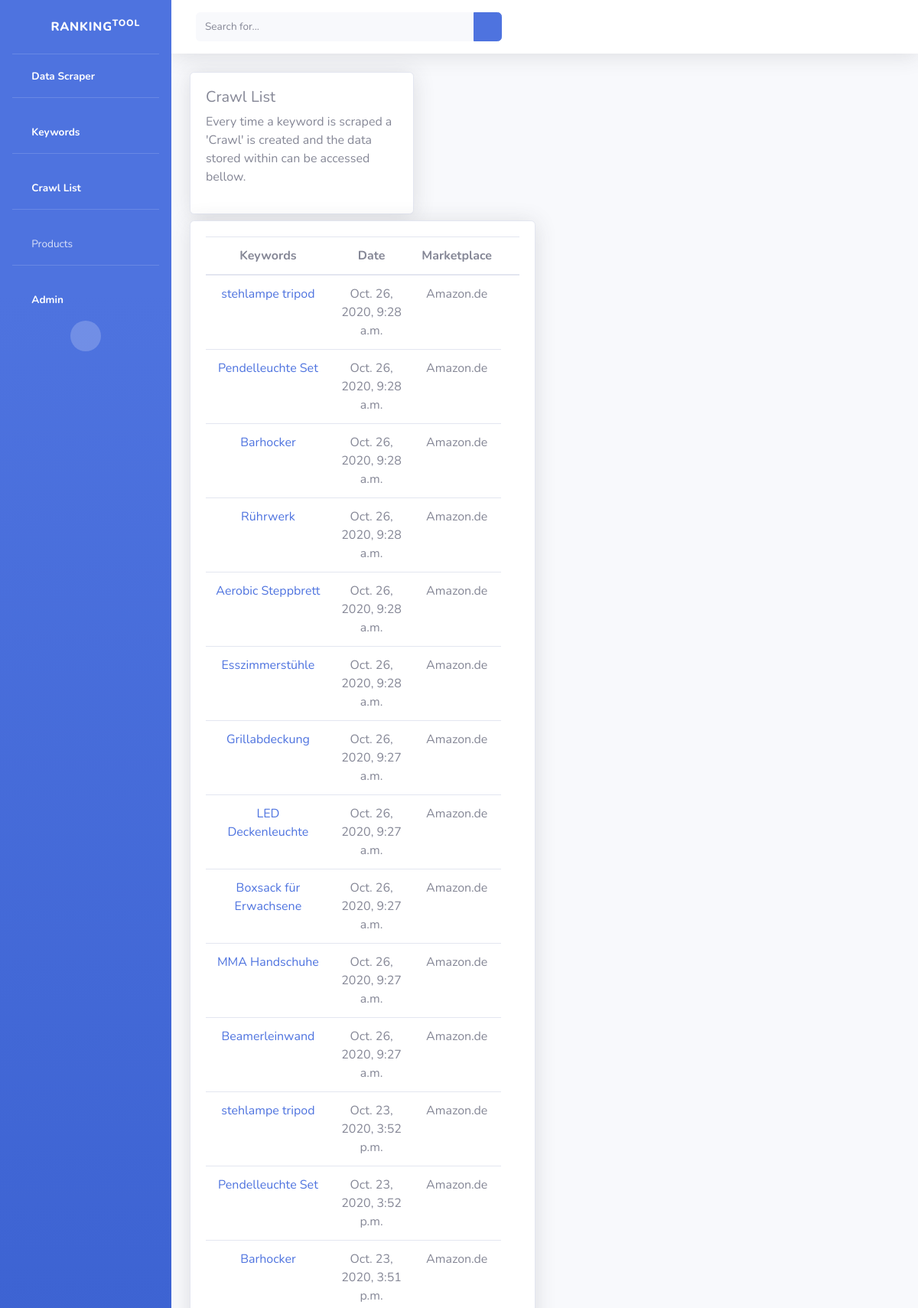
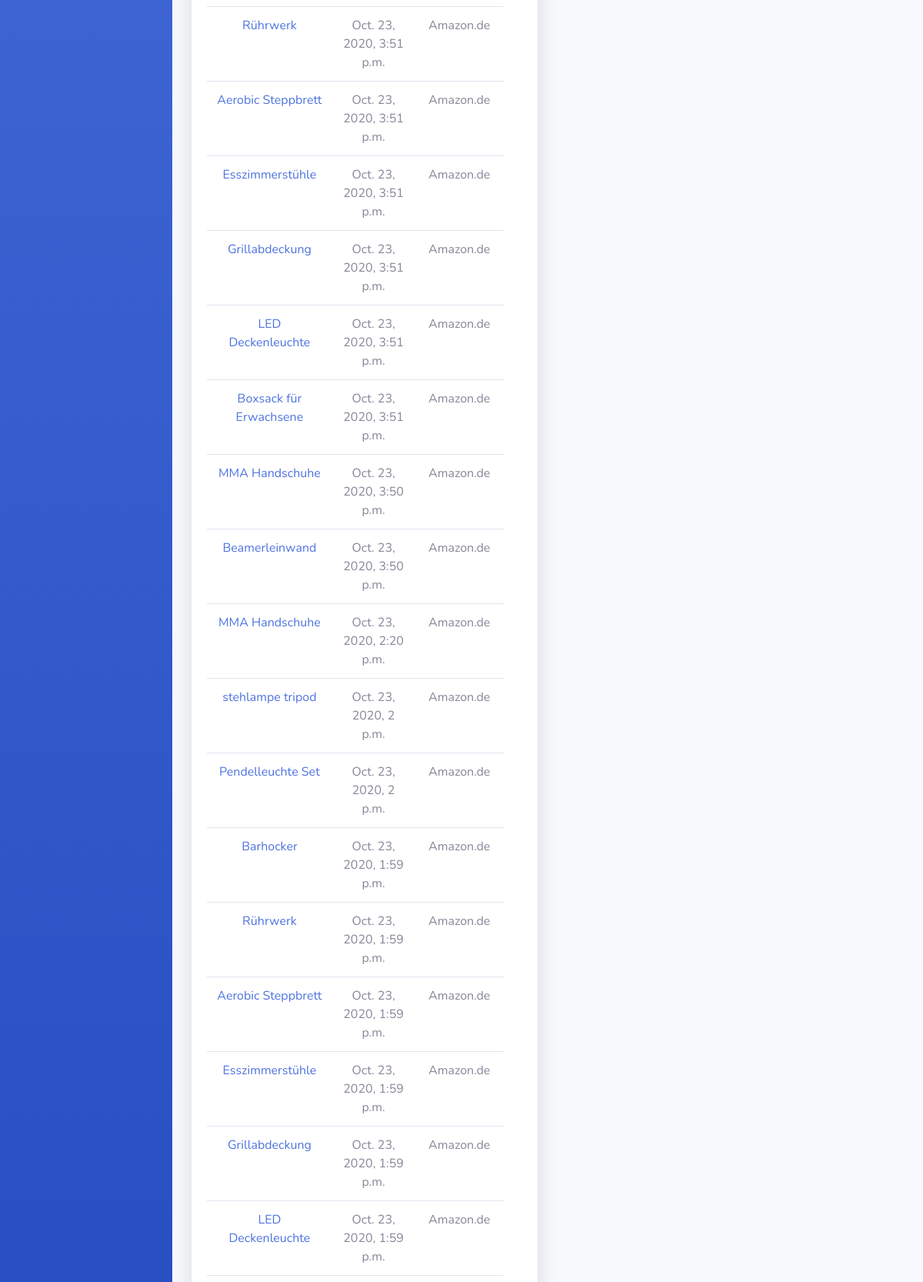
Page /crawl/ (upper part) on the committed database (2 pictures, top to bottom).
### RankingTool/models.py (models this page shows, shortened)
class KeywordCrawl(models.Model):
    keyword = models.ForeignKey(Keyword,default=None, on_delete= models.CASCADE)
    date = models.DateTimeField(default=datetime.now)
    products = models.ManyToManyField(ScrapeProduct)
    marketplace = models.ForeignKey(Marketplace, default=None, on_delete= models.CASCADE, null=True)

class Keyword(models.Model):
    keyword = models.CharField(max_length=200,default="")
    def __str__(self):
        return self.keyword

class Marketplace(models.Model):
    name = models.CharField(max_length=20)
    url = models.CharField(max_length=200)
    country = models.CharField(max_length=20)

### RankingTool/views.py (the view)
# urls.py: path('crawl/', crawl_list_view, name="crawl-list"),
def crawl_list_view(request):
    crawls = KeywordCrawl.objects.all().order_by('-date')
    context = {
        'crawls': crawls
    }
    return render(request, "crawl/crawl_list.html", context)

### templates/crawl/crawl_list.html
{% extends 'base.html' %}
{% block content %}
<div class="row">
<div class="col-4">
<div class="card shadow mb-2">
  <div class="card-body">
    <h5>
      Crawl List
    </h5>
    <p>
      Every time a keyword is scraped a 'Crawl' is created and the data stored within can be accessed bellow.
    </p>
  </div>
</div>
</div>
</div>
<div class="row">
  <div class="col-6">
    <div class="card shadow">
      <div class="card-body">
        <table class="table" style="text-align: center;">
          <thead>
            <tr>
              <th scope="col">Keywords</th>
              <th scope="col">Date</th>
              <th scope="col">Marketplace</th>
              <th scope="col"></th>
            </tr>
          </thead>
          <tbody>
            {% for crawl in crawls %}
              <tr>
                <td><a href="{% url 'crawl-detail' crawl.id %}">{{ crawl.keyword}}</a></td>
                <td>{{ crawl.date}}</td>
                <td>{{ crawl.marketplace.name}}</td>
              </tr>
            {% endfor %}
          </tbody>
        </table>
      </div>
    </div>
  </div>
</div>
{% endblock content %}

### rows in the picture
KeywordCrawl: keyword "stehlampe tripod", date "Oct. 26, 2020, 9:28 a.m.", marketplace.name "Amazon.de"
KeywordCrawl: keyword "Pendelleuchte Set", date "Oct. 26, 2020, 9:28 a.m.", marketplace.name "Amazon.de"
KeywordCrawl: keyword "Barhocker", date "Oct. 26, 2020, 9:28 a.m.", marketplace.name "Amazon.de"
KeywordCrawl: keyword "Rührwerk", date "Oct. 26, 2020, 9:28 a.m.", marketplace.name "Amazon.de"
KeywordCrawl: keyword "Aerobic Steppbrett", date "Oct. 26, 2020, 9:28 a.m.", marketplace.name "Amazon.de"
KeywordCrawl: keyword "Esszimmerstühle", date "Oct. 26, 2020, 9:28 a.m.", marketplace.name "Amazon.de"
KeywordCrawl: keyword "Grillabdeckung", date "Oct. 26, 2020, 9:27 a.m.", marketplace.name "Amazon.de"
KeywordCrawl: keyword "LED Deckenleuchte", date "Oct. 26, 2020, 9:27 a.m.", marketplace.name "Amazon.de"
KeywordCrawl: keyword "Boxsack für Erwachsene", date "Oct. 26, 2020, 9:27 a.m.", marketplace.name "Amazon.de"
KeywordCrawl: keyword "MMA Handschuhe", date "Oct. 26, 2020, 9:27 a.m.", marketplace.name "Amazon.de"
KeywordCrawl: keyword "Beamerleinwand", date "Oct. 26, 2020, 9:27 a.m.", marketplace.name "Amazon.de"
KeywordCrawl: keyword "stehlampe tripod", date "Oct. 23, 2020, 3:52 p.m.", marketplace.name "Amazon.de"
KeywordCrawl: keyword "Pendelleuchte Set", date "Oct. 23, 2020, 3:52 p.m.", marketplace.name "Amazon.de"
KeywordCrawl: keyword "Barhocker", date "Oct. 23, 2020, 3:51 p.m.", marketplace.name "Amazon.de"
KeywordCrawl: keyword "Rührwerk", date "Oct. 23, 2020, 3:51 p.m.", marketplace.name "Amazon.de"
KeywordCrawl: keyword "Aerobic Steppbrett", date "Oct. 23, 2020, 3:51 p.m.", marketplace.name "Amazon.de"
KeywordCrawl: keyword "Esszimmerstühle", date "Oct. 23, 2020, 3:51 p.m.", marketplace.name "Amazon.de"
KeywordCrawl: keyword "Grillabdeckung", date "Oct. 23, 2020, 3:51 p.m.", marketplace.name "Amazon.de"
KeywordCrawl: keyword "LED Deckenleuchte", date "Oct. 23, 2020, 3:51 p.m.", marketplace.name "Amazon.de"
KeywordCrawl: keyword "Boxsack für Erwachsene", date "Oct. 23, 2020, 3:51 p.m.", marketplace.name "Amazon.de"
KeywordCrawl: keyword "MMA Handschuhe", date "Oct. 23, 2020, 3:50 p.m.", marketplace.name "Amazon.de"
KeywordCrawl: keyword "Beamerleinwand", date "Oct. 23, 2020, 3:50 p.m.", marketplace.name "Amazon.de"
KeywordCrawl: keyword "MMA Handschuhe", date "Oct. 23, 2020, 2:20 p.m.", marketplace.name "Amazon.de"
KeywordCrawl: keyword "stehlampe tripod", date "Oct. 23, 2020, 2 p.m.", marketplace.name "Amazon.de"
KeywordCrawl: keyword "Pendelleuchte Set", date "Oct. 23, 2020, 2 p.m.", marketplace.name "Amazon.de"
KeywordCrawl: keyword "Barhocker", date "Oct. 23, 2020, 1:59 p.m.", marketplace.name "Amazon.de"
KeywordCrawl: keyword "Rührwerk", date "Oct. 23, 2020, 1:59 p.m.", marketplace.name "Amazon.de"
KeywordCrawl: keyword "Aerobic Steppbrett", date "Oct. 23, 2020, 1:59 p.m.", marketplace.name "Amazon.de"
KeywordCrawl: keyword "Esszimmerstühle", date "Oct. 23, 2020, 1:59 p.m.", marketplace.name "Amazon.de"
KeywordCrawl: keyword "Grillabdeckung", date "Oct. 23, 2020, 1:59 p.m.", marketplace.name "Amazon.de"
KeywordCrawl: keyword "LED Deckenleuchte", date "Oct. 23, 2020, 1:59 p.m.", marketplace.name "Amazon.de"
